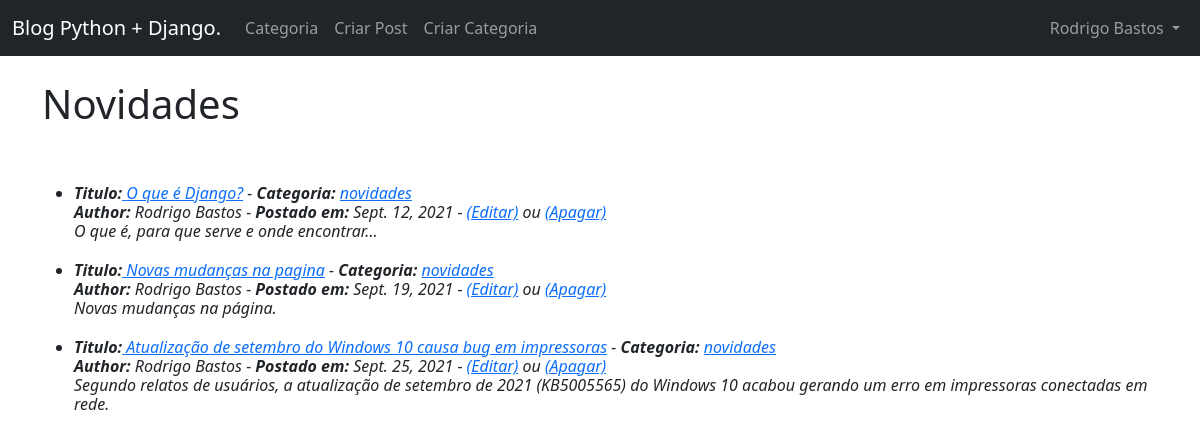
Screenshot of /category/novidades/ (signed in) with the database file from the repository.
### MeuBlog/models.py (models this page shows, shortened)
class Post(models.Model):
    title = models.CharField(max_length=255)
    header_image = models.ImageField(null=True, blank=True, upload_to="images/")
    title_tag = models.CharField(max_length=255, default=" ")
    author = models.ForeignKey(User, on_delete=models.CASCADE)
    body = RichTextField(blank=True, null=True)
    post_date = models.DateField(auto_now_add=True)
    category = models.CharField(max_length=255, default='coding')
    snippet = models.CharField(max_length=255)
    likes = ManyToManyField(User, related_name='blog_posts')

### MeuBlog/views.py (the view)
# urls.py: path('category/<str:cats>/', CategoryView, name='category'),
def CategoryView(request, cats):
    category_posts = Post.objects.filter(category=cats.replace('-', ' '))
    return render(request, 'categories.html', {'cats': cats.title().replace('-', ' '), 'category_posts':category_posts})

### MeuBlog/templates/categories.html (shortened to what this page needs)
{% extends 'base.html' %}
{% block content %}
{%  if category_posts %}
<h1>{{ cats }}</h1>
<h6>
<i>
    <ul>
        {% for post in category_posts %}
            <li><strong>Titulo:</strong><a href="{% url 'article-detail' post.pk %}">
                {{ post.title }}</a> -
                <strong>Categoria:</strong> <a href="{% url 'category' post.category|slugify %}">{{ post.category }}</a>
                <br> <strong>Author:</strong> {{ post.author.first_name }} {{ post.author.last_name }} -
                <strong>Postado em:</strong> {{ post.post_date }}
                {% if user.is_authenticated %}
                    {% if user.id == post.author.id %}
                    -  <a href="{% url 'update_post' post.pk %}">(Editar)</a>
                        <str> ou </str>
                        <a href="{% url 'delete_post' post.pk %}">(Apagar)</a>
                    {% endif %}<br/>
                {% endif %}
            {{ post.snippet }}
            </li>
        {% endfor %}
    </ul>
{% else %}
    <h4>Deslcupa mas esta categoria não existe!</h4>
{% endif %}
</h6>
{% endblock %}

### MeuBlog/templates/base.html (shortened to what this page needs)
<!doctype html>
<html lang="en">
  <head>
    <link href="https://cdn.jsdelivr.net/npm/bootstrap@5.0.2/dist/css/bootstrap.min.css" rel="stylesheet">
  </head>
    <nav class="navbar navbar-expand-lg navbar-dark bg-dark">
        <div class="container-fluid">
          <a class="navbar-brand" href="{% url 'home' %}">Blog Python + Django.</a>
          <div class="collapse navbar-collapse" id="navbarSupportedContent">
            <ul class="navbar-nav me-auto mb-2 mb-lg-0">
              {% if cat_menu %}
              <li class="nav-item dropdown">
                <a class="nav-link dropdown-toggle" href="#" id="navbarDropdown" role="button" data-bs-toggle="dropdown" aria-expanded="false">
                  Categorias
                </a>
                <ul class="dropdown-menu" aria-labelledby="navbarDropdown">
                  {% for item in cat_menu %}
                  <a class="dropdown-item" href="{% url 'category' item|slugify %}"> {{ item }}</a>
                  {% endfor %}
<!--
                  <li><a class="dropdown-item" href="#">Action</a></li>
                  <li><a class="dropdown-item" href="#">Another action</a></li>
                  <li><hr class="dropdown-divider"></li>
                  <li><a class="dropdown-item" href="#">Something else here</a></li>
-->
                </ul>
              </li>
              {% else %}
                <li class="nav-item">
                  <a class="nav-link" href="{% url 'category-list' %}">Categoria</a>
                </li>
              {% endif %}
              {% if user.is_authenticated %}
                <li class="nav-item">
                  <a class="nav-link" href="{% url 'Faca_Seu_Post' %}">Criar Post</a>
                </li>
                <li class="nav-item">
                  <a class="nav-link" href="{% url 'add_category' %}">Criar Categoria</a>
                </li>
              {% endif %}
            </ul>
            {% if user.is_authenticated %}
                <ul class="navbar-nav ml-auto">
                  <li class="nav-item dropdown">
                    <a class="nav-link dropdown-toggle" id="navbarDropdown" role="button" data-bs-toggle="dropdown" aria-expanded="false">
                      {{ user.first_name }}
                      {{ user.last_name }}
                    </a>
                  </li>
                </ul>
            {% endif %}
          </div>
        </div>
      </nav>
    <br/>
    <div class="container" >
        {% block content %}
        {% endblock %}
    </div>
  </body>
</html>

### rows the page displays
Post: title "O que é Django?", category "novidades", author.first_name "Rodrigo", author.last_name "Bastos", post_date "Sept. 12, 2021", shows "(Editar)", snippet "O que é, para que serve e onde encontrar..."
Post: title "Novas mudanças na pagina", category "novidades", author.first_name "Rodrigo", author.last_name "Bastos", post_date "Sept. 19, 2021", shows "(Editar)", snippet "Novas mudanças na página."
Post: title "Atualização de setembro do Windows 10 causa bug em impressoras", category "novidades", author.first_name "Rodrigo", author.last_name "Bastos", post_date "Sept. 25, 2021", shows "(Editar)", snippet "Segundo relatos de usuários, a atualização de setembro de 2021 (KB5005565) do Windows 10 acabou gerando um erro em impressoras conectadas em rede."

### other values shown
{{ user.first_name }} "Rodrigo"
{{ user.last_name }} "Bastos"
{{ cats }} "Novidades"
